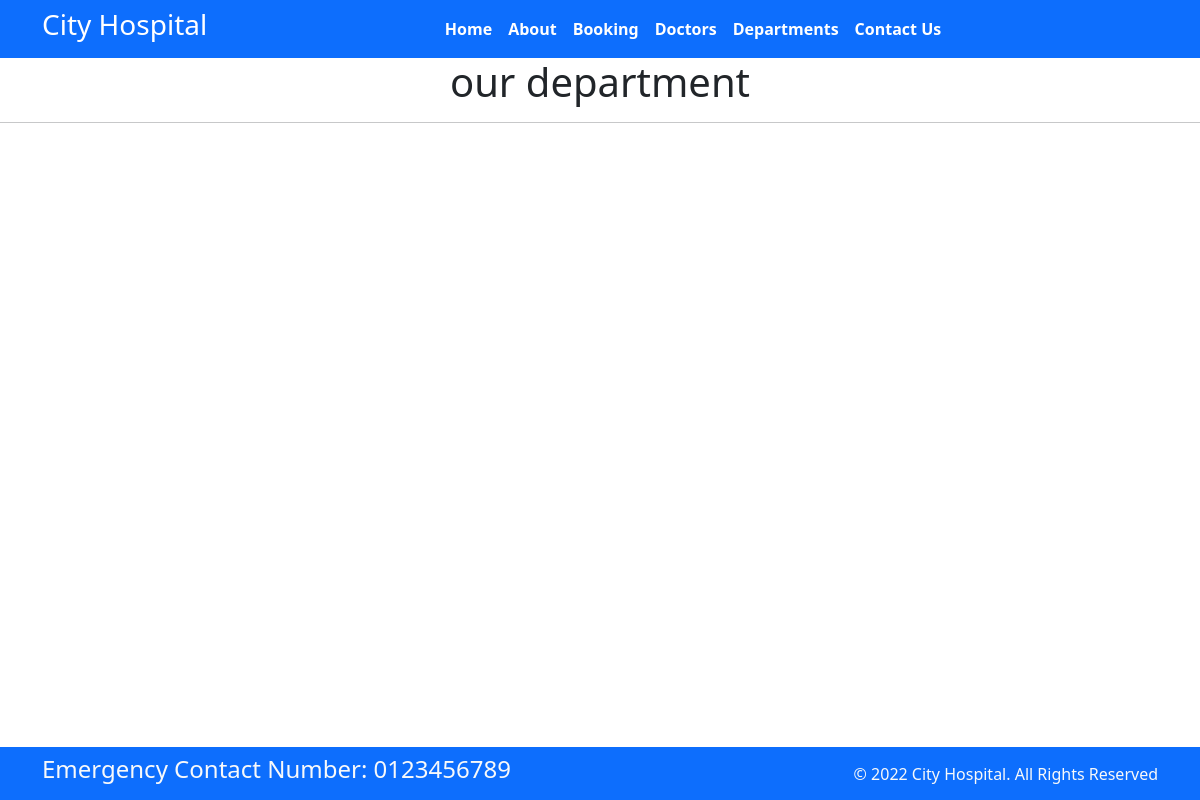
The page /department/ on the database as committed earlier.
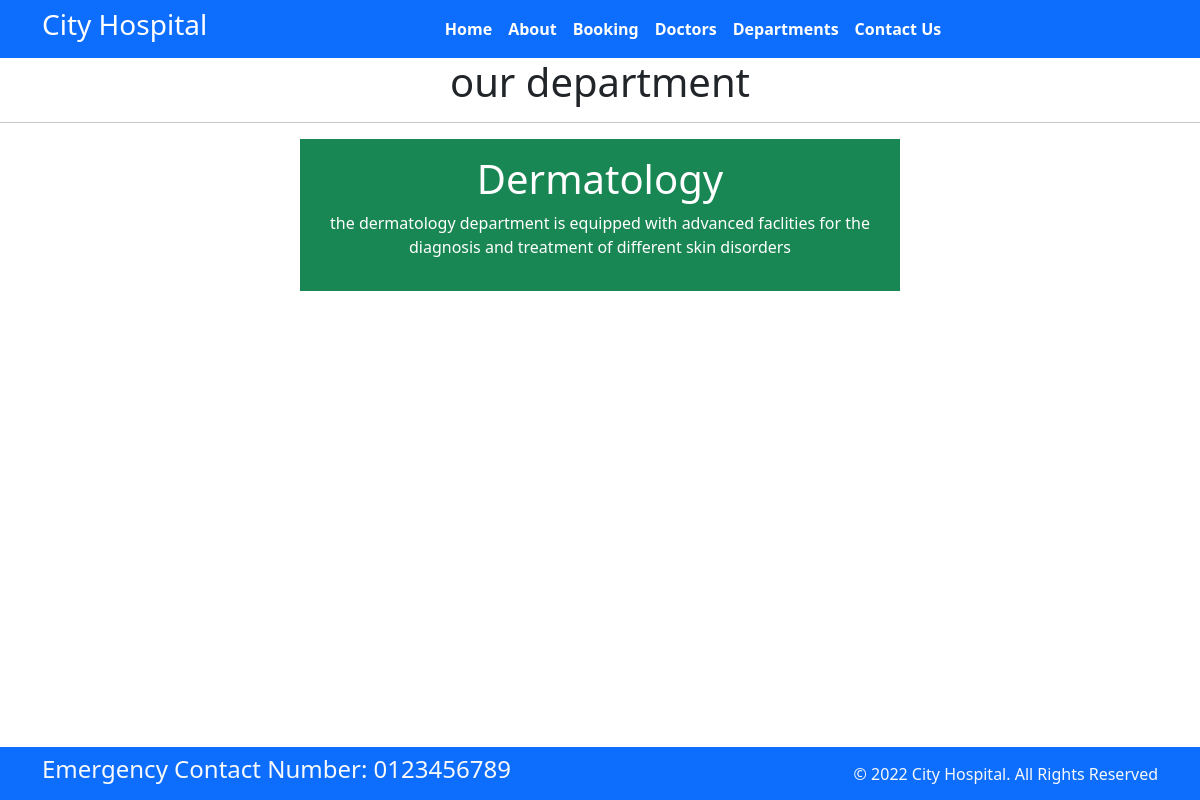
The same page on the database as committed later.
### home/models.py (models this page shows)
class Departments(models.Model):
    dep_name = models.CharField(max_length=100)
    dep_decription =models.TextField()

### home/views.py (the view)
# urls.py: path('department/',views.department, name="department"),
def department(request):
   dict_dept={
       'dept':Departments.objects.all()
   }
   return render(request,'department.html',dict_dept)

### templates/department.html (shortened to what this page needs)
{% extends "base.html" %}
{% block content %}
<h1 class="text-center"> our department</h1>
    <hr>
{% for d in dept %}
<div class="mx-auto w-50 bg-success text-center text-white p-3 my-3">
    <h1> {{d.dep_name}}</h1>
    <p>{{d.dep_decription}}</p>
</div>
{% endfor %}
{% endblock  %}

Rows that differ between the two databases and show on the page:
added Departments: dep_name "Dermatology", dep_decription "the dermatology department is equipped with advanced faclities for the diagnosis and treatment of different skin disorders"
